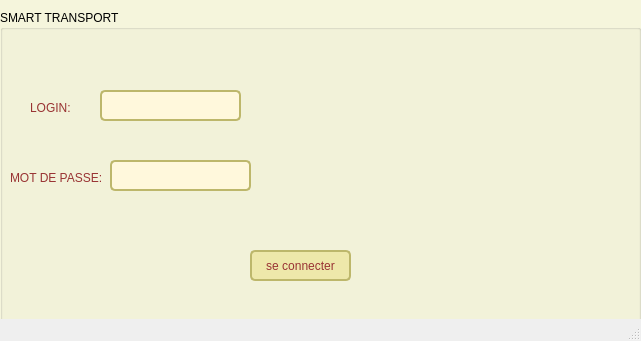
<?xml version="1.0" encoding="UTF-8"?>
<ui version="4.0">
 <class>MainWindow</class>
 <widget class="QMainWindow" name="MainWindow">
  <property name="geometry">
   <rect>
    <x>0</x>
    <y>0</y>
    <width>641</width>
    <height>341</height>
   </rect>
  </property>
  <property name="windowTitle">
   <string>MainWindow</string>
  </property>
  <property name="styleSheet">
   <string notr="true"> 

.QWidget {
   background-color: beige;
}

/* Nice Windows-XP-style password character. */
QLineEdit[echoMode=&quot;2&quot;] {
    lineedit-password-character: 9679;
}

/* We provide a min-width and min-height for push buttons
   so that they look elegant regardless of the width of the text. */
QPushButton {
    background-color: palegoldenrod;
    border-width: 2px;
    border-color: darkkhaki;
    border-style: solid;
    border-radius: 5;
    padding: 3px;
    min-width: 9ex;
    min-height: 2.5ex;
}

QPushButton:hover {
   background-color: khaki;
}

/* Increase the padding, so the text is shifted when the button is
   pressed. */
QPushButton:pressed {
    padding-left: 5px;
    padding-top: 5px;
    background-color: #d0d67c;
}

QLabel, QAbstractButton {

    color:rgb(153, 51, 51);
  
}

/* Mark mandatory fields with a brownish color. */
.mandatory {
    color: brown;
}

/* Bold text on status bar looks awful. */
QStatusBar QLabel {
   font: normal;
}

QStatusBar::item {
    border-width: 1;
    border-color: darkkhaki;
    border-style: solid;
    border-radius: 2;
}

QComboBox, QLineEdit, QSpinBox, QTextEdit, QListView {
    background-color: cornsilk;
    selection-color: #0a214c; 
    selection-background-color: #C19A6B;
}

QListView {
    show-decoration-selected: 1;
}

QListView::item:hover {
    background-color: wheat;
}

/* We reserve 1 pixel space in padding. When we get the focus,
   we kill the padding and enlarge the border. This makes the items
   glow. */
QLineEdit, QFrame {
    border-width: 2px;
    padding: 1px;
    border-style: solid;
    border-color: darkkhaki;
    border-radius: 5px;
}

/* As mentioned above, eliminate the padding and increase the border. */
QLineEdit:focus, QFrame:focus {
    border-width: 3px;
    padding: 0px;
}

/* A QLabel is a QFrame ... */
QLabel {
    border: none;
    padding: 0;
    background: none;
}

/* A QToolTip is a QLabel ... */
QToolTip {
    border: 2px solid darkkhaki;
    padding: 5px;
    border-radius: 3px;
    opacity: 200;
}

/* Nice to have the background color change when hovered. */
QRadioButton:hover, QCheckBox:hover {
    background-color: wheat;
}

/* Force the dialog's buttons to follow the Windows guidelines. */
QDialogButtonBox {
    button-layout: 0;
}</string>
  </property>
  <widget class="QWidget" name="centralwidget">
   <widget class="QGroupBox" name="groupBox">
    <property name="geometry">
     <rect>
      <x>0</x>
      <y>10</y>
      <width>641</width>
      <height>341</height>
     </rect>
    </property>
    <property name="styleSheet">
     <string notr="true"/>
    </property>
    <property name="title">
     <string>SMART TRANSPORT</string>
    </property>
    <widget class="QPushButton" name="seConnecter">
     <property name="geometry">
      <rect>
       <x>250</x>
       <y>240</y>
       <width>101</width>
       <height>31</height>
      </rect>
     </property>
     <property name="styleSheet">
      <string notr="true">font: 8pt &quot;MS Shell Dlg 2&quot;;</string>
     </property>
     <property name="text">
      <string>se connecter</string>
     </property>
    </widget>
    <widget class="QLabel" name="label">
     <property name="geometry">
      <rect>
       <x>30</x>
       <y>90</y>
       <width>71</width>
       <height>16</height>
      </rect>
     </property>
     <property name="styleSheet">
      <string notr="true">font: 9pt &quot;MS Shell Dlg 2&quot;;</string>
     </property>
     <property name="text">
      <string>LOGIN:</string>
     </property>
    </widget>
    <widget class="QLabel" name="label_2">
     <property name="geometry">
      <rect>
       <x>10</x>
       <y>160</y>
       <width>171</width>
       <height>16</height>
      </rect>
     </property>
     <property name="styleSheet">
      <string notr="true">font: 9pt &quot;MS Shell Dlg 2&quot;;</string>
     </property>
     <property name="text">
      <string>MOT DE PASSE:</string>
     </property>
    </widget>
    <widget class="QLineEdit" name="login">
     <property name="geometry">
      <rect>
       <x>100</x>
       <y>80</y>
       <width>141</width>
       <height>31</height>
      </rect>
     </property>
     <property name="styleSheet">
      <string notr="true">font: 7pt &quot;MS Shell Dlg 2&quot;;</string>
     </property>
    </widget>
    <widget class="QLineEdit" name="mdp">
     <property name="geometry">
      <rect>
       <x>110</x>
       <y>150</y>
       <width>141</width>
       <height>31</height>
      </rect>
     </property>
     <property name="echoMode">
      <enum>QLineEdit::Password</enum>
     </property>
    </widget>
    <widget class="QLabel" name="label_3">
     <property name="geometry">
      <rect>
       <x>350</x>
       <y>10</y>
       <width>281</width>
       <height>261</height>
      </rect>
     </property>
     <property name="text">
      <string/>
     </property>
     <property name="pixmap">
      <pixmap resource="res.qrc">:/ma/buus.png</pixmap>
     </property>
    </widget>
   </widget>
  </widget>
  <widget class="QMenuBar" name="menubar">
   <property name="geometry">
    <rect>
     <x>0</x>
     <y>0</y>
     <width>641</width>
     <height>21</height>
    </rect>
   </property>
  </widget>
  <widget class="QStatusBar" name="statusbar"/>
 </widget>
 <resources>
  <include location="res.qrc"/>
 </resources>
 <connections/>
</ui>
